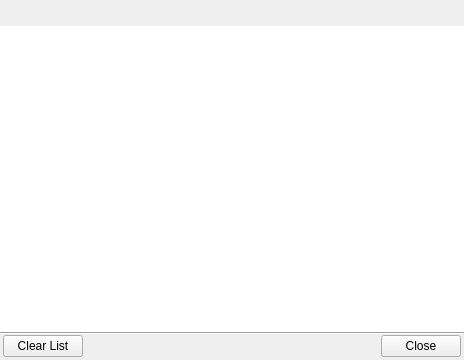
<?xml version="1.0" encoding="UTF-8"?>
<ui version="4.0">
 <class>TransferWindow</class>
 <widget class="QWidget" name="TransferWindow">
  <property name="geometry">
   <rect>
    <x>0</x>
    <y>0</y>
    <width>464</width>
    <height>360</height>
   </rect>
  </property>
  <property name="windowTitle">
   <string>Form</string>
  </property>
  <layout class="QVBoxLayout" name="verticalLayout">
   <property name="spacing">
    <number>0</number>
   </property>
   <property name="leftMargin">
    <number>0</number>
   </property>
   <property name="topMargin">
    <number>0</number>
   </property>
   <property name="rightMargin">
    <number>0</number>
   </property>
   <property name="bottomMargin">
    <number>3</number>
   </property>
   <item>
    <widget class="QWidget" name="wgtToolBar" native="true">
     <property name="minimumSize">
      <size>
       <width>0</width>
       <height>26</height>
      </size>
     </property>
     <property name="maximumSize">
      <size>
       <width>16777215</width>
       <height>26</height>
      </size>
     </property>
     <layout class="QVBoxLayout" name="verticalLayout_2">
      <property name="spacing">
       <number>0</number>
      </property>
      <property name="margin">
       <number>0</number>
      </property>
      <item>
       <layout class="QHBoxLayout" name="toolBarLayout">
        <property name="spacing">
         <number>0</number>
        </property>
       </layout>
      </item>
     </layout>
    </widget>
   </item>
   <item>
    <widget class="lmTransferListView" name="lvTransferList">
     <property name="frameShape">
      <enum>QFrame::NoFrame</enum>
     </property>
    </widget>
   </item>
   <item>
    <widget class="Line" name="bottomLine">
     <property name="orientation">
      <enum>Qt::Horizontal</enum>
     </property>
    </widget>
   </item>
   <item>
    <layout class="QHBoxLayout" name="horizontalLayout">
     <property name="leftMargin">
      <number>3</number>
     </property>
     <property name="rightMargin">
      <number>3</number>
     </property>
     <item>
      <widget class="QPushButton" name="btnClear">
       <property name="text">
        <string>Clear List</string>
       </property>
      </widget>
     </item>
     <item>
      <spacer name="horizontalSpacer">
       <property name="orientation">
        <enum>Qt::Horizontal</enum>
       </property>
       <property name="sizeHint" stdset="0">
        <size>
         <width>40</width>
         <height>20</height>
        </size>
       </property>
      </spacer>
     </item>
     <item>
      <widget class="QPushButton" name="btnClose">
       <property name="text">
        <string>Close</string>
       </property>
      </widget>
     </item>
    </layout>
   </item>
  </layout>
 </widget>
 <layoutdefault spacing="6" margin="11"/>
 <customwidgets>
  <customwidget>
   <class>lmTransferListView</class>
   <extends>QListView</extends>
   <header>transferlistview.h</header>
  </customwidget>
 </customwidgets>
 <tabstops>
  <tabstop>lvTransferList</tabstop>
  <tabstop>btnClear</tabstop>
  <tabstop>btnClose</tabstop>
 </tabstops>
 <resources/>
 <connections>
  <connection>
   <sender>btnClose</sender>
   <signal>clicked()</signal>
   <receiver>TransferWindow</receiver>
   <slot>close()</slot>
   <hints>
    <hint type="sourcelabel">
     <x>358</x>
     <y>284</y>
    </hint>
    <hint type="destinationlabel">
     <x>199</x>
     <y>149</y>
    </hint>
   </hints>
  </connection>
 </connections>
</ui>
